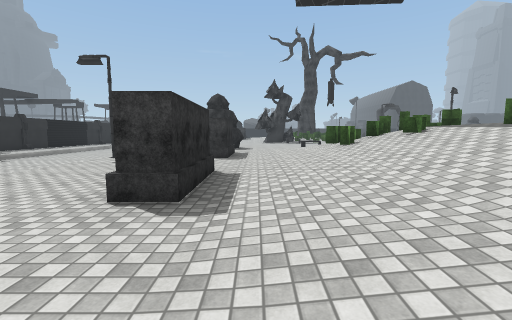
[1] (above)

24 first-person views from a walk through a 3-D level made in the Unity game engine. The camera is 1.4 m above the floor, tilts 6° down and sees 90° across. The floor is counted in squares, 2 m on a side. Each view is taken from the middle of a square. On the plan, view 1 faces up. The plan holds only what a view shows up to about 9 squares ahead; the rest is blank. The place goes on beyond the plan. Surface patterns are stand-ins for the level's own textures.

[2]
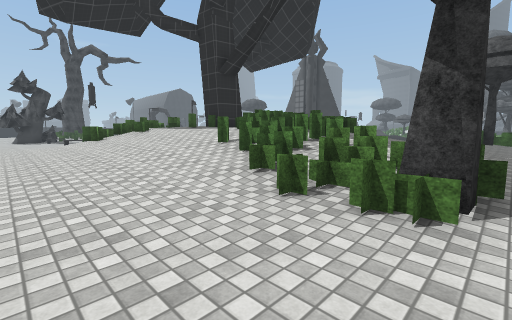

[3]
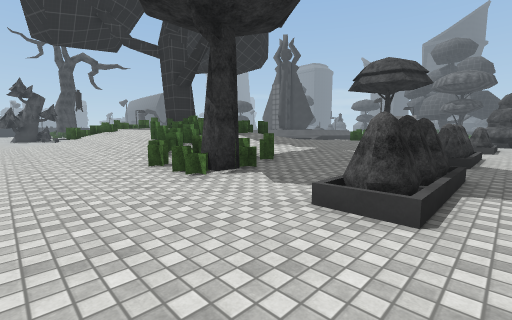

[4]
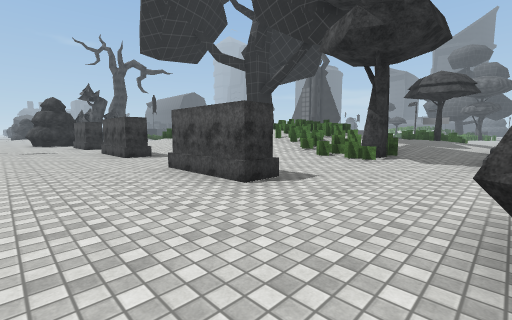

[5]
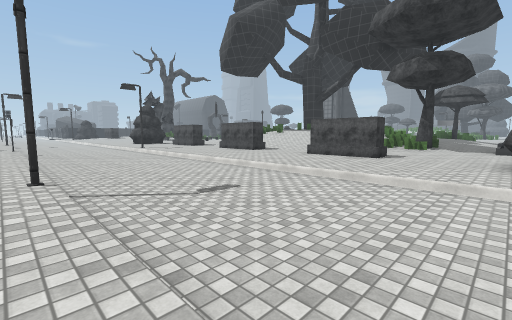

[6]
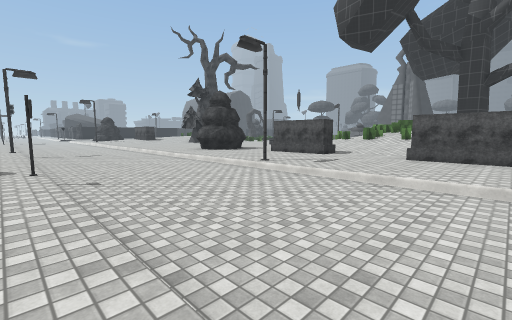

[7]
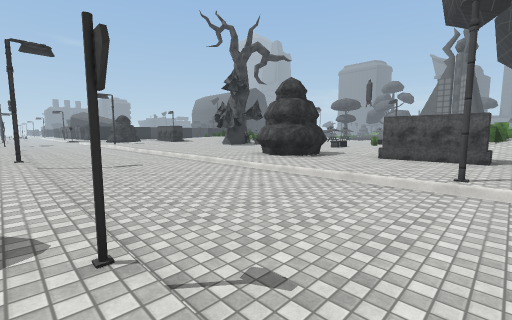

[8]
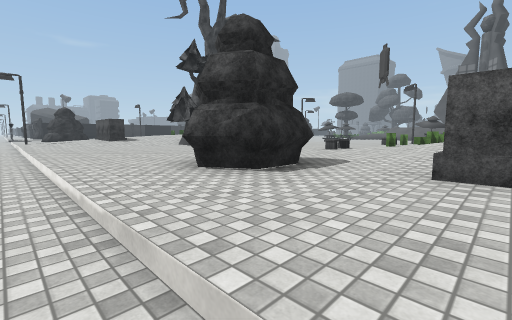

[9]
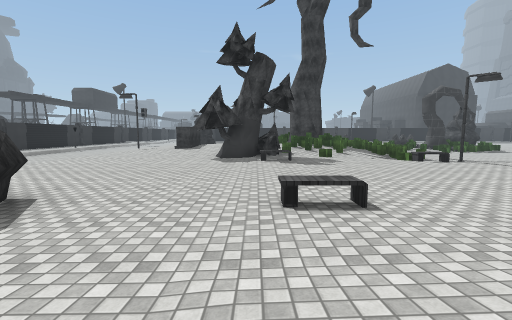

[10]
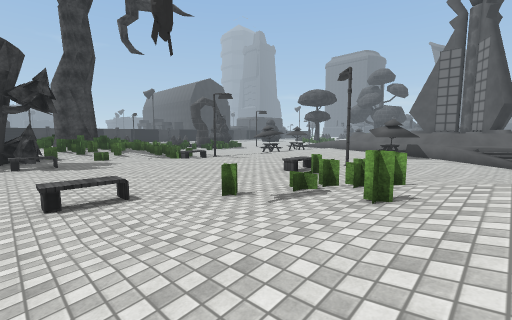

[11]
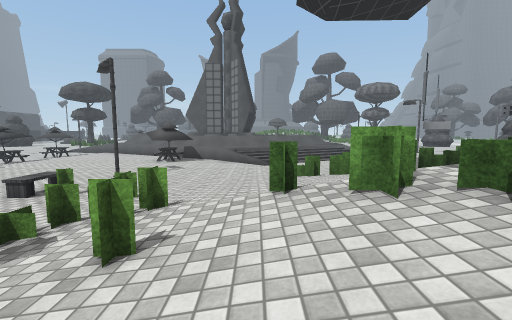

[12]
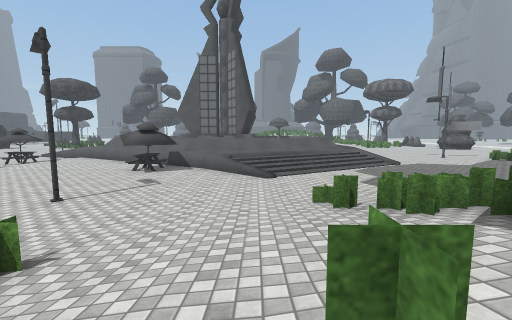

[13]
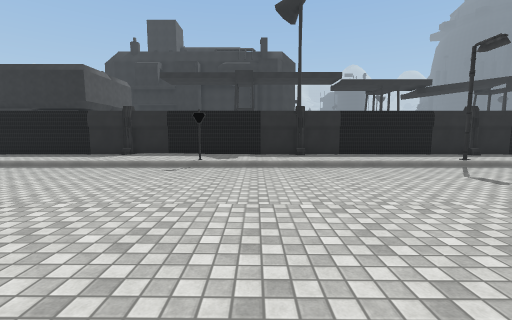

[14]
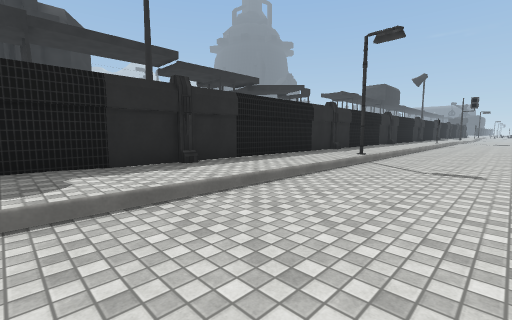

[15]
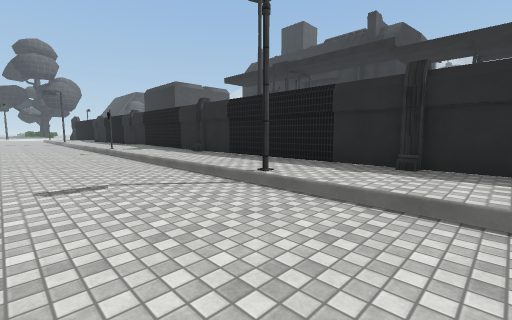

[16]
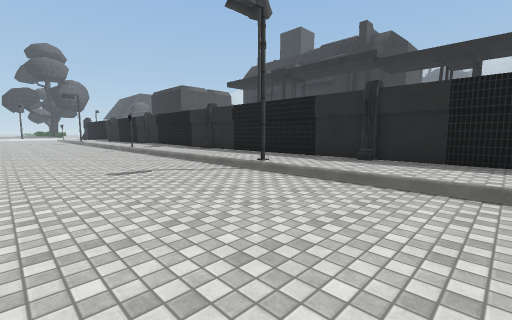

[17]
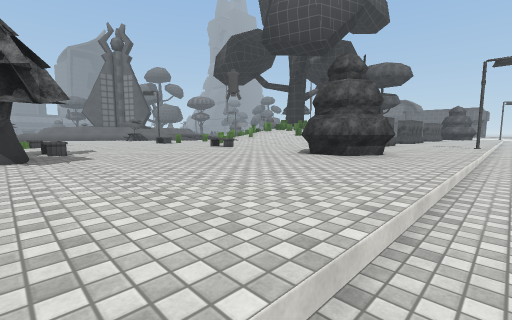

[18]
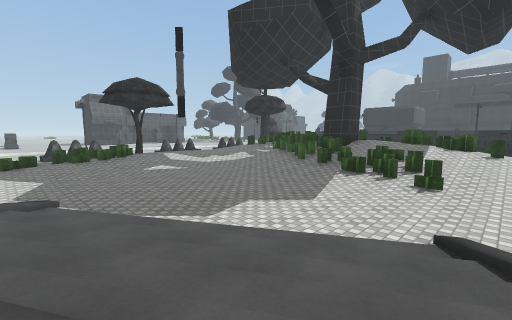

[19]
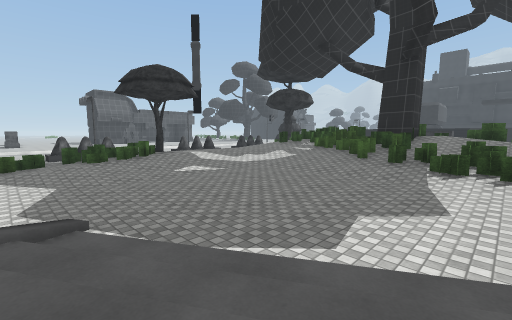

[20]
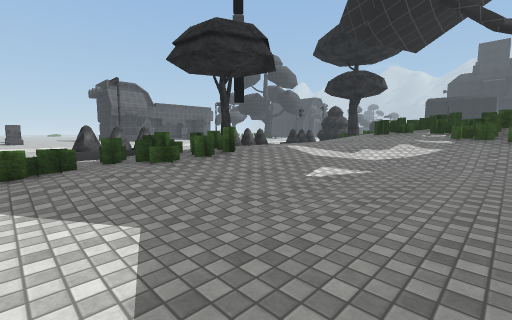

[21]
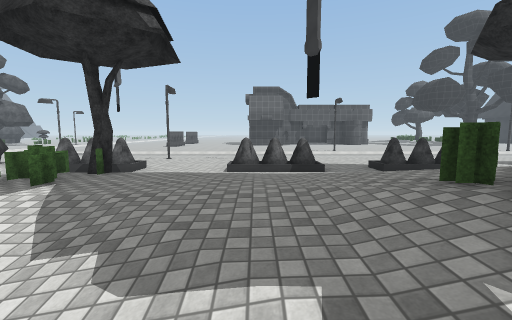

[22]
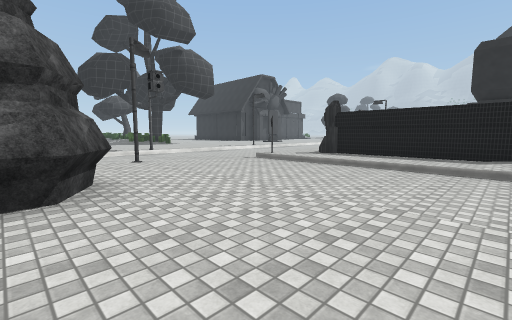

[23]
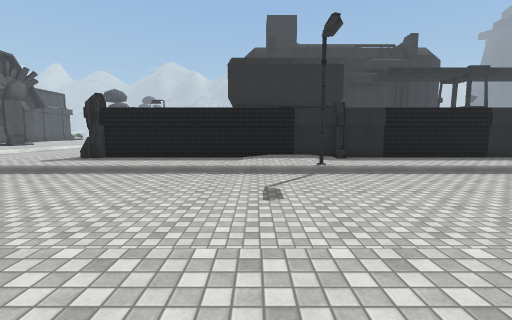

[24]
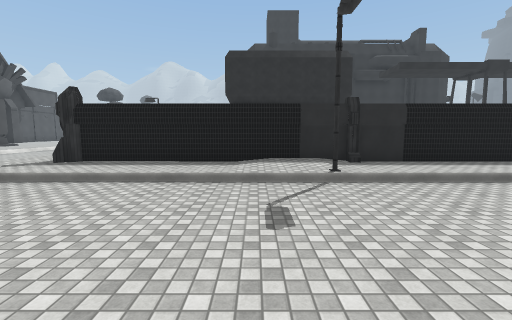

### Floor plan
Key: @ floor where view 1 was taken; # wall or solid block; . main floor; : floor 0.25 m higher than the main floor; - floor 0.25 m lower than the main floor; + floor 0.5 m higher than the main floor; _ floor 0.5 m lower than the main floor; * floor 0.75 m higher than the main floor; % floor 1.5 m higher than the main floor; & floor 1.75 m higher than the main floor; / step, stairs or slope; = window, fence, low wall or low ledge; O other object.
Columns run from 18 left of view 1 to 15 right of it. Each row starts with its distance up from view 1.
 19         =.____.....##=.=./-O
 18 OO      #.____......OO.../O.-
 17 OO      #.____...................
 16         #O____...................
 15         #O____...................
 14         #.____...................
 13         #.____..##...O....O....#.
 12         #.____.O#O....=....O...#/
 11         O.____....../////=....../
 10 OOO     #.____.....////#///....//
  9 OO      #.____...O. ///////...////
  8         #.____O..O.// /=////...///
  7         #.____O.../////#//=/...///
  6         #.____....//===/////....//
  5         #.____...O///=&//==/...../
  4         #.____...O////%##==/...../
  3         #.____...O////%==#//......
  2         #.____.....////===//......
  1         #.____.....//==#=//////...
  0         O.____...O@./====////////.
 -1         #O____...O../#=///***==+/:
 -2         #.____...O..#O/////*+O==:=
 -3         #.____......./////////==:=
 -4         #.____........./////    .
 -5         #.____..#O...OO./OO...OO/
 -6         O.____.O O.............
 -7        OO.____..O      ..  ...

Positions as (right, up) in squares from view 1, and headings:
1: (0, 0), facing up
2: (0, -3), facing up-right
3: (0, -6), facing up-right
4: (-4, -5), facing up-right
5: (-9, -5), facing up-right
6: (-9, 3), facing up-right
7: (-9, 7), facing up-right
8: (-5, 9), facing up-right
9: (2, 10), facing up
10: (2, 9), facing up-right
11: (3, 9), facing right
12: (5, 9), facing right
13: (-2, 10), facing left
14: (-6, 9), facing up-left
15: (-6, 18), facing down-left
16: (-5, 19), facing down-left
17: (-5, 19), facing down-right
18: (15, 9), facing down-left
19: (15, 7), facing down-left
20: (15, 3), facing down-left
21: (8, 2), facing down
22: (-2, -2), facing down-left
23: (-3, -2), facing left
24: (-4, -2), facing left
